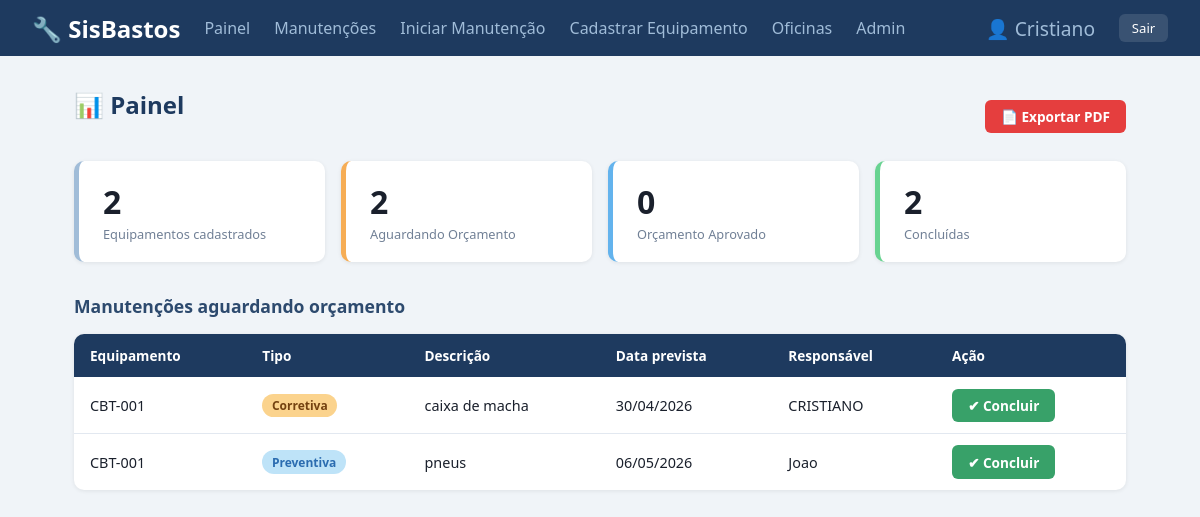
Page / (signed in) on the earlier database version.
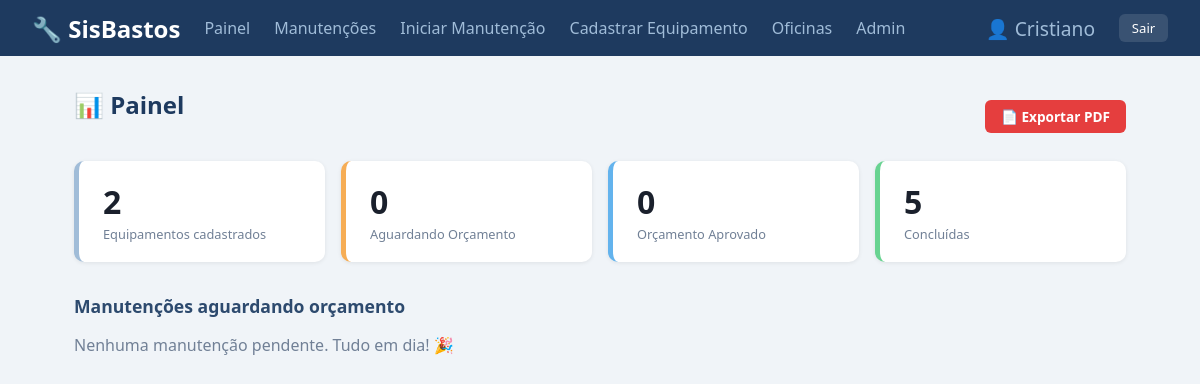
Same page on the later database version.
### manutencao/models.py (models this page shows, shortened)
class Manutencao(models.Model):
    TIPO_CHOICES = [
        ("preventiva", "Preventiva"),
        ("corretiva",  "Corretiva"),
    ]
    STATUS_CHOICES = [
        ("concluida",            "Concluída"),
        ("aguardando_orcamento", "Aguardando Orçamento"),
        ("orcamento_aprovado",   "Orçamento Aprovado"),
    ]
    equipamento    = models.ForeignKey(
        Equipamento,
        on_delete=models.CASCADE,
        related_name="manutencoes"
    )
    tipo           = models.CharField(max_length=20, choices=TIPO_CHOICES)
    descricao      = models.TextField()
    data_registro  = models.DateField(auto_now_add=True)  # preenchido automaticamente ao salvar
    data_prevista  = models.DateField()
    data_realizada = models.DateField(null=True, blank=True)
    status         = models.CharField(max_length=30, choices=STATUS_CHOICES, default="aguardando_orcamento")
    responsavel    = models.CharField(max_length=100, blank=True)
    horimetro      = models.PositiveIntegerField(null=True, blank=True, verbose_name="Horímetro (h)")
    oficina        = models.ForeignKey(
        Oficina,
        on_delete=models.SET_NULL,
        null=True, blank=True,
        related_name="manutencoes",
        verbose_name="Oficina"
    )
    criado_por     = models.ForeignKey(
        "auth.User",
        on_delete=models.SET_NULL,
        null=True, blank=True,
        related_name="manutencoes_criadas",
        verbose_name="Criado por"
    )
    class Meta:
        verbose_name        = "Manutenção"
        verbose_name_plural = "Manutenções"
        ordering            = ["data_prevista"]

class Equipamento(models.Model):
    nome        = models.CharField(max_length=100)
    localizacao = models.CharField(max_length=100)
    descricao   = models.TextField(blank=True)
    def __str__(self):
        return self.nome
    class Meta:
        verbose_name        = "Equipamento"
        verbose_name_plural = "Equipamentos"
        ordering            = ["nome"]

### manutencao/views.py (the view)
# urls.py: path("",                               views.dashboard,             name="dashboard"),
@login_required
def dashboard(request):
    equipamentos = Equipamento.objects.all()
    manutencoes  = Manutencao.objects.select_related("equipamento").all()
    context = {
        "total_equipamentos":    equipamentos.count(),
        "aguardando_orcamento":  manutencoes.filter(status="aguardando_orcamento").count(),
        "orcamento_aprovado":    manutencoes.filter(status="orcamento_aprovado").count(),
        "concluidas":            manutencoes.filter(status="concluida").count(),
        "proximas":              manutencoes.filter(status="aguardando_orcamento").order_by("data_prevista")[:5],
    }
    return render(request, "manutencao/dashboard.html", context)

### manutencao/templates/manutencao/dashboard.html
{% extends "manutencao/base.html" %}
{% block conteudo %}
<div class="toolbar">
  <h1>📊 Painel</h1>
  <a href="{% url 'exportar_pdf' %}" class="btn btn-pdf">📄 Exportar PDF</a>
</div>
<div class="cards">
  <div class="card">
    <div class="numero">{{ total_equipamentos }}</div>
    <div class="label">Equipamentos cadastrados</div>
  </div>
  <div class="card aguardando">
    <div class="numero">{{ aguardando_orcamento }}</div>
    <div class="label">Aguardando Orçamento</div>
  </div>
  <div class="card aprovado">
    <div class="numero">{{ orcamento_aprovado }}</div>
    <div class="label">Orçamento Aprovado</div>
  </div>
  <div class="card concluida">
    <div class="numero">{{ concluidas }}</div>
    <div class="label">Concluídas</div>
  </div>
</div>
<h2>Manutenções aguardando orçamento</h2>
{% if proximas %}
<table>
  <thead>
    <tr>
      <th>Equipamento</th><th>Tipo</th><th>Descrição</th>
      <th>Data prevista</th><th>Responsável</th><th>Ação</th>
    </tr>
  </thead>
  <tbody>
    {% for m in proximas %}
    <tr>
      <td>{{ m.equipamento }}</td>
      <td><span class="badge {{ m.tipo }}">{{ m.get_tipo_display }}</span></td>
      <td>{{ m.descricao }}</td>
      <td>{{ m.data_prevista|date:"d/m/Y" }}</td>
      <td>{{ m.responsavel|default:"—" }}</td>
      <td><a href="{% url 'concluir_manutencao' m.pk %}" class="btn btn-success">✔ Concluir</a></td>
    </tr>
    {% endfor %}
  </tbody>
</table>
{% else %}
  <p style="color:#718096;">Nenhuma manutenção pendente. Tudo em dia! 🎉</p>
{% endif %}
{% endblock %}

Differences in the rows shown:
no longer on this page (row edited): Manutencao: equipamento "CBT-001", tipo "Corretiva", descricao "caixa de macha", data_prevista "30/04/2026", responsavel "CRISTIANO"
no longer on this page (row edited): Manutencao: equipamento "CBT-001", tipo "Preventiva", descricao "pneus", data_prevista "06/05/2026", responsavel "Joao"
Other differences:
{{ aguardando_orcamento }}: "2" → "0"
{{ concluidas }}: "2" → "5"
text no longer shown: "Equipamento Tipo Descrição Data prevista Responsável Ação"
text now shown: "Nenhuma manutenção pendente. Tudo em dia! 🎉"
